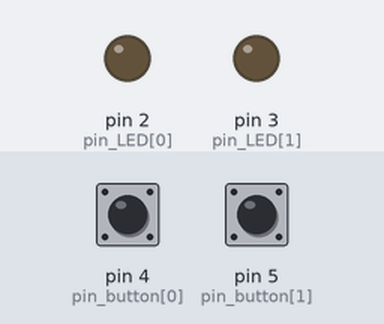
Bench run of a sketch on a simulated Arduino Uno, built with avr-gcc and run on an emulated ATmega328P. On the bench: output pins drawn as LEDs (lit = HIGH). Inputs (shaded band) come from the test bench; at power-on: pin 4 (pin_button[0]) LOW, pin 5 (pin_button[1]) LOW.

Above: at 1.2 s.
1.3 s: pin 4 (pin_button[0]) pulled HIGH for 0.15 s
At 1.37 s:
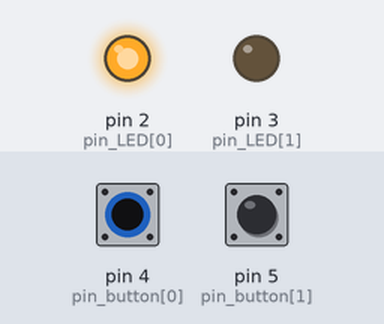
2.9 s: pin 5 (pin_button[1]) pulled HIGH for 0.15 s
At 2.97 s:
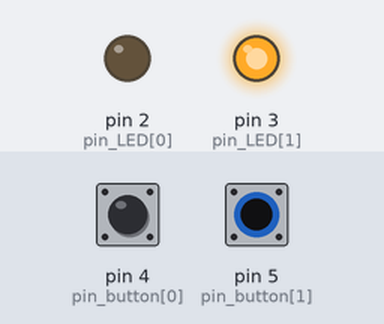
4.5 s: pin 5 (pin_button[1]) pulled HIGH for 3.2 s
At 8.2 s:
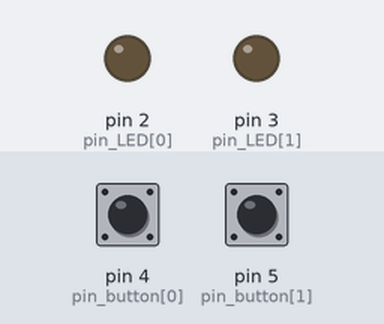
9.2 s: pin 4 (pin_button[0]) pulled HIGH for 3.2 s
At 10.5 s:
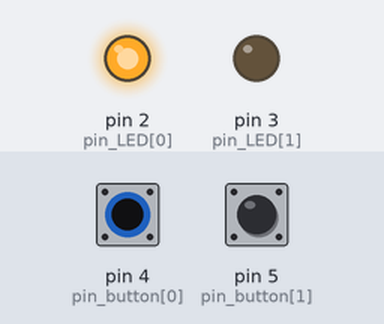
13.9 s: pin 4 (pin_button[0]) driven HIGH and pin 5 (pin_button[1]) driven HIGH
At 15.3 s:
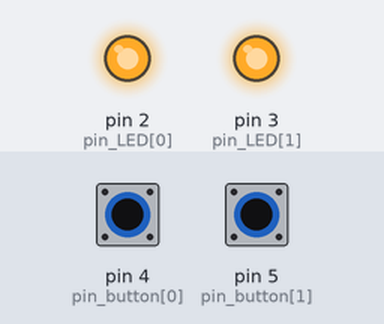
Timing chart, 0 to 16.4 s (numbered marks = the images above; inputs shaded):
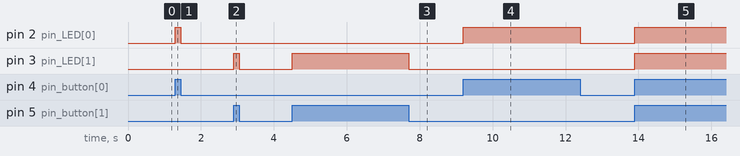

Measured:
- after the input at 1.3 s, pin 2 (pin_LED[0]): LOW → HIGH at once, → LOW 0.15 s later
- after the input at 2.9 s, pin 3 (pin_LED[1]): LOW → HIGH at once, → LOW 0.15 s later
- after the input at 4.5 s, pin 3 (pin_LED[1]): LOW → HIGH at once, → LOW 3.2 s later
- after the input at 9.2 s, pin 2 (pin_LED[0]): LOW → HIGH at once, → LOW 3.2 s later
- after the input at 13.9 s, pin 2 (pin_LED[0]), pin 3 (pin_LED[1]): LOW → HIGH at once

The sketch:

CH_13_03.ino
```cpp
int N = 2;            // 버튼/LED 개수
int pin_button[] = {4, 5};      // 버튼 연결 핀
int pin_LED[] = {2, 3};     // LED 연결 핀

void setup() {
  for (int i = 0; i < N; i++) {
    pinMode(pin_button[i], INPUT);  // 버튼 연결 핀을 입력으로 설정
    pinMode(pin_LED[i], OUTPUT);  // LED 연결 핀을 출력으로 설정
  }
}

void loop() {
  for (int i = 0; i < N; i++) {
    boolean state = digitalRead(pin_button[i]); // 버튼 상태 읽기
    digitalWrite(pin_LED[i], state);      // LED로 상태 출력
  }
}
```
